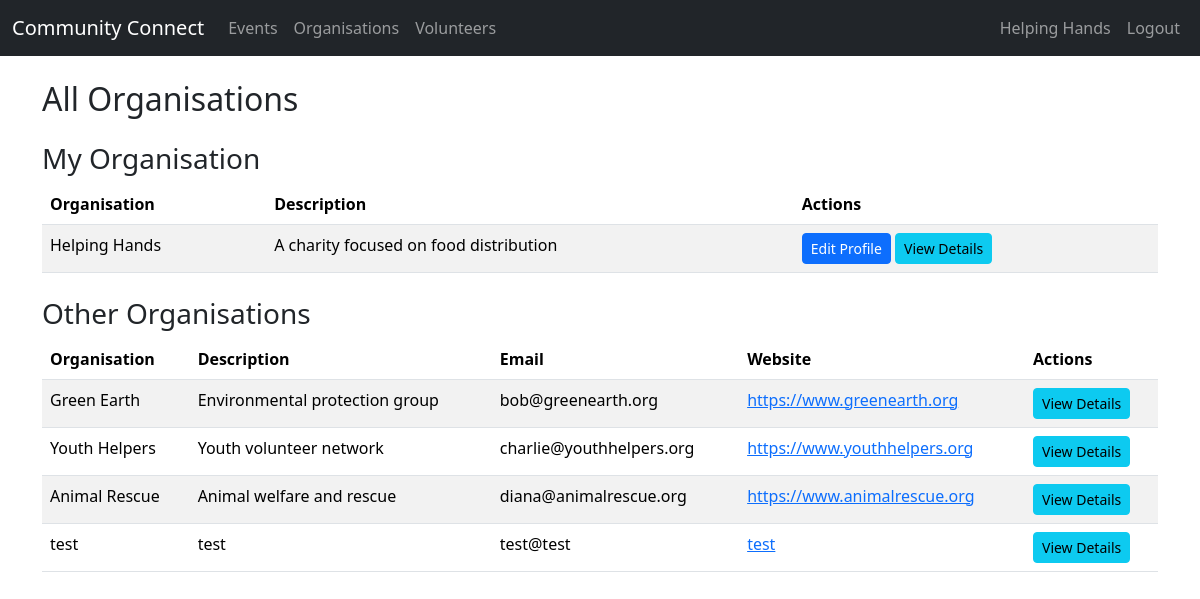
/organisations (signed in), run on an earlier commit of the app's database.
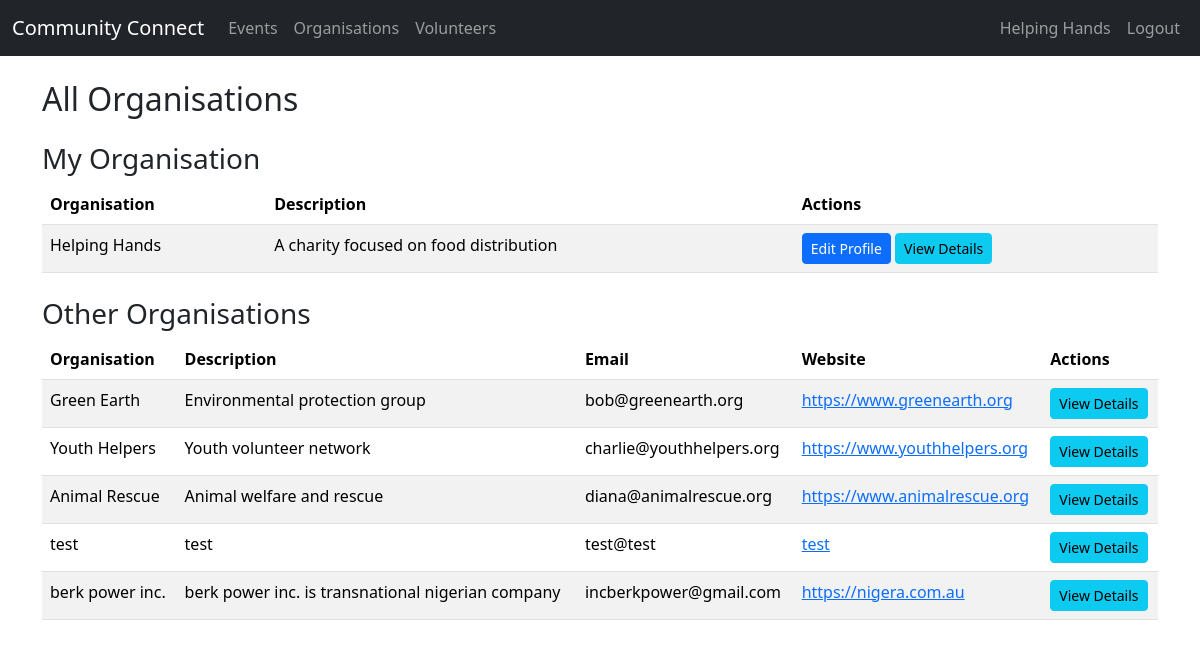
And on a later commit of the database.
### tables this page shows
CREATE TABLE Organisations (
    OrganisationID INTEGER PRIMARY KEY AUTOINCREMENT,
    Name TEXT NOT NULL,
    Description TEXT,
    ContactPerson TEXT,
    Email TEXT UNIQUE,
    Password TEXT,
    Phone TEXT,
    Address TEXT,
    Website TEXT,
    Logo TEXT
);

### app.py (the view)
@app.route("/organisations")
@login_required
def list_orgs():
    db = get_db()
    if session.get('account_type') == 'organisation':
        my_org = db.execute(
            """SELECT OrganisationID, Name, Description, Email, Phone, Website, ContactPerson
               FROM Organisations WHERE OrganisationID = ?""",
            (session['user_id'],)
        ).fetchone()
        other_orgs = db.execute(
            """SELECT OrganisationID, Name, Description, Email, Phone, Website, ContactPerson
               FROM Organisations WHERE OrganisationID != ?""",
            (session['user_id'],)
        ).fetchall()
        return render_template("list_orgs.html", my_org=my_org, other_orgs=other_orgs)
    else:
        all_orgs = db.execute(
            "SELECT OrganisationID, Name, Description, Email, Phone, Website, ContactPerson FROM Organisations"
        ).fetchall()
        return render_template("list_orgs.html", all_orgs=all_orgs)

### app.py (called while the page is built)
def get_db():
    db = getattr(g, "_database", None)
    if db is None:
        db = g._database = sqlite3.connect(DATABASE)
        db.row_factory = sqlite3.Row
    return db

@app.teardown_appcontext
def close_connection(exception):
    db = getattr(g, "_database", None)
    if db is not None:
        db.close()

def login_required(f):
    @wraps(f)
    def decorated_function(*args, **kwargs):
        if "user_id" not in session:
            flash("Please log in first.", "error")
            return redirect(url_for("login"))
        return f(*args, **kwargs)
    return decorated_function

### templates/list_orgs.html (shortened to what this page needs)
{% extends "base.html" %}
{% block content %}
<h2 class="mb-4">All Organisations</h2>
{% if session.get('account_type') == 'organisation' %}
    <h3 class="mt-4">My Organisation</h3>
    <table class="table table-striped">
        <thead>
            <tr>
                <th>Organisation</th>
                <th>Description</th>
                <th>Actions</th>
            </tr>
        </thead>
        <tbody>
            <tr>
                <td>{{ my_org.Name }}</td>
                <td>{{ my_org.Description or 'N/A' }}</td>
                <td>
                    <a href="{{ url_for('edit_org_account') }}" class="btn btn-sm btn-primary">Edit Profile</a>
                    <a href="{{ url_for('view_organisation', org_id=my_org.OrganisationID) }}" class="btn btn-sm btn-info">View Details</a>
                </td>
            </tr>
        </tbody>
    </table>
    <h3 class="mt-4">Other Organisations</h3>
    <table class="table table-striped">
        <thead>
            <tr>
                <th>Organisation</th>
                <th>Description</th>
                <th>Email</th>
                <th>Website</th>
                <th>Actions</th>
            </tr>
        </thead>
        <tbody>
            {% for org in other_orgs %}
            <tr>
                <td>{{ org.Name }}</td>
                <td>{{ org.Description or 'N/A' }}</td>
                <td>{{ org.Email }}</td>
                <td><a href="{{ org.Website }}" target="_blank">{{ org.Website or 'N/A' }}</a></td>
                <td>
                    <a href="{{ url_for('view_organisation', org_id=org.OrganisationID) }}" class="btn btn-sm btn-info">View Details</a>
                </td>
            </tr>
            {% else %}
            <tr>
                <td colspan="5">No other organisations found.</td>
            </tr>
            {% endfor %}
        </tbody>
    </table>
{% endif %}
{% endblock %}

What changed in the data, as far as the page shows it:
added Organisations: Name "berk power inc.", Description "berk power inc. is transnational nigerian company", Email "incberkpower@gmail.com", Website "https://nigera.com.au"
